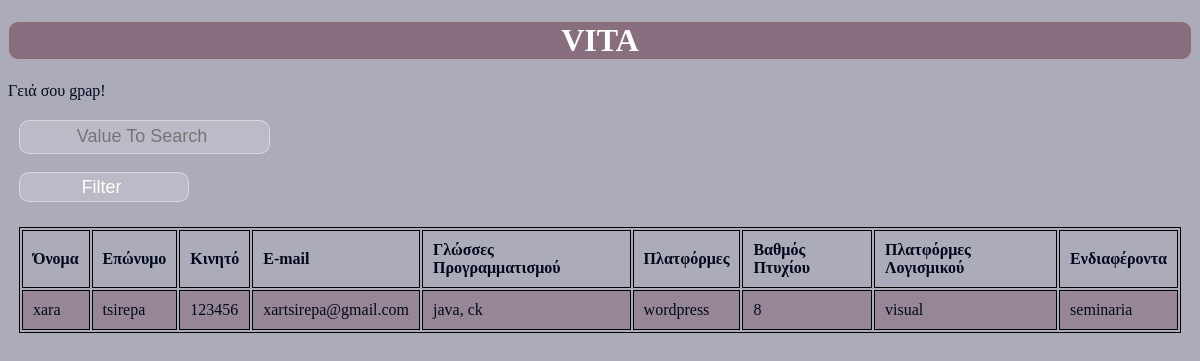
The page /sygxrona_themata/anazhthsh.php (signed in) on the database its author committed.
### tables this page shows
CREATE TABLE `cv` (
  `id` int(11) NOT NULL,
  `onoma` varchar(50) NOT NULL,
  `epwnymo` varchar(50) NOT NULL,
  `username` varchar(50) NOT NULL,
  `kinhto` varchar(50) NOT NULL,
  `email` varchar(50) NOT NULL,
  `glwsses_program` varchar(50) NOT NULL,
  `platformes` varchar(50) NOT NULL,
  `telikos_vathmos_pt` int(11) NOT NULL,
  `platformes_logismikou` varchar(50) NOT NULL,
  `endiaferonta` varchar(50) NOT NULL
);

### sygxrona_themata/anazhthsh.php (the view, shortened to what this page needs)
<?php
if(isset($_POST['search']))
{
    $valueToSearch = $_POST['valueToSearch'];
    $query="SELECT * FROM `cv` WHERE CONCAT(`onoma`, `epwnymo`, `kinhto`, `email`, `glwsses_program`, `platformes`, `telikos_vathmos_pt`, `platformes_logismikou`, `endiaferonta`) LIKE'%".$valueToSearch."%'";
      $search_result = filterTable($query);
}
else{
	  $query = "SELECT * FROM `cv` ";
	$search_result = filterTable($query);
}
  function filterTable($query)
  {
  	$connect = mysqli_connect("localhost","root","","sygxrona_themata_database");
  	$filter_Result = mysqli_query($connect, $query);
    return $filter_Result;
}
?>
<!DOCTYPE html>
<html>
<head>
<link rel="stylesheet" href="css/a13.css"></link>
</head>
     <body>
<h2>VITA</h2>
<p>Γειά σου <?php echo $_SESSION['username']; ?>!</p>
    <form action="anazhthsh.php" method="post">
    <input type="text" name="valueToSearch" placeholder="Value To Search"><br><br>
    <input type="submit" name="search" value="Filter"><br><br>
    <table  align="center">
     	<tr>
     	<th>Όνομα</th>
     	<th>Επώνυμο</th>
     	<th>Κινητό</th>
     	<th>Ε-mail</th>
     	<th>Γλώσσες Προγραμματισμού</th>
     	<th>Πλατφόρμες</th>
     	<th>Βαθμός Πτυχίου</th>
     	<th>Πλατφόρμες Λογισμικού</th>
        <th>Ενδιαφέροντα</th>
     	</tr>
     	<?php while($row = mysqli_fetch_array($search_result)):?>
     		<tr>
     		       <td><?php echo $row['onoma'];?></td>
                   <td><?php echo $row['epwnymo'];?></td>
                   <td><?php echo $row['kinhto'];?></td>
                   <td><?php echo $row['email'];?></td>
                   <td><?php echo $row['glwsses_program'];?></td>
                   <td><?php echo $row['platformes'];?></td>
                   <td><?php echo $row['telikos_vathmos_pt'];?></td>
                   <td><?php echo $row['platformes_logismikou'];?></td>
                   <td><?php echo $row['endiaferonta'];?></td>
                   </tr>
     	<?php endwhile;?>
     </table>

### sygxrona_themata/css/a13.css (style rules this page uses)
body { font-family:Century Gothic; color: #00091a; background-color: rgb(171, 171, 186); background-repeat: no-repeat; background-attachment: fixed; background-position: center; }
h2 { text-align: center; display: block; font-size: 2em; margin-top: 0.67em; margin-bottom: 0.67em; margin-left: 0; margin-right: 0; background-color: rgba(103, 50, 68,0.5); border: 1px solid rgba(255,255,255,0.4); border-radius:10px; color: white; }
form { bottom: -5px; padding: 11px; position: center; }
form input { margin-top:-7px; align-content: center; font-size: 18px; margin-bottom: 7px; padding-left: 37px; padding-right: 42px; height: 30px; width: 170px; outline: 0; border: 1px solid rgba(255,255,255,0.4); background-color: rgba(255,255,255,0.2); border-radius:10px; text-align: center; color:white; -webkit-transition-duration:0.25s; transition-duration: 0.25s; font-weight: 100; }
tr:nth-child(even) { background-color: rgba(103, 50, 68,0.3); }
th, td { padding: 10px; text-align: left; border: 1px solid black; }

### sygxrona_themata/anazhthsh.php (style rules this page uses)
table,tr,th,td { border: 1px solid black; }

### rows shown on the page
cv: onoma "xara", epwnymo "tsirepa", kinhto "123456", email "xartsirepa@gmail.com", glwsses_program "java, ck", platformes "wordpress", telikos_vathmos_pt "8", platformes_logismikou "visual", endiaferonta "seminaria"

### other values the page prints
$_SESSION['username'] "gpap"
